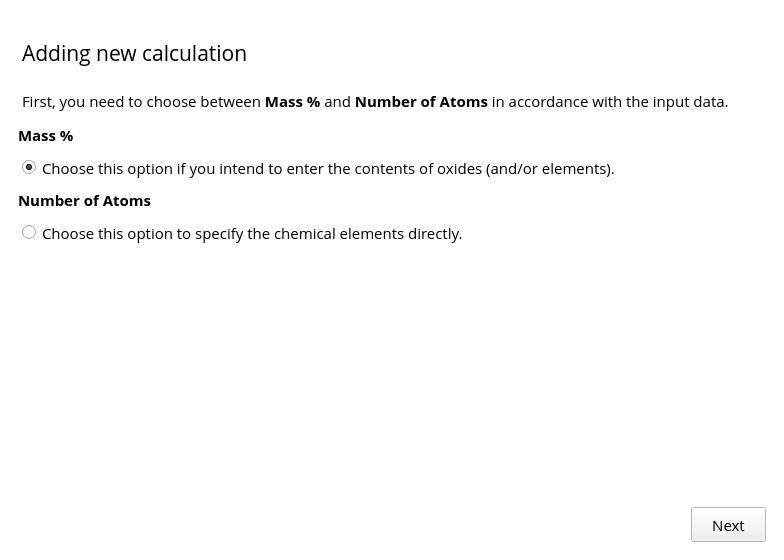
<?xml version="1.0" encoding="UTF-8"?>
<ui version="4.0">
 <class>ContentUnitsTable</class>
 <widget class="QWidget" name="ContentUnitsTable">
  <property name="geometry">
   <rect>
    <x>0</x>
    <y>0</y>
    <width>784</width>
    <height>560</height>
   </rect>
  </property>
  <property name="palette">
   <palette>
    <active>
     <colorrole role="Base">
      <brush brushstyle="SolidPattern">
       <color alpha="255">
        <red>255</red>
        <green>255</green>
        <blue>255</blue>
       </color>
      </brush>
     </colorrole>
     <colorrole role="Window">
      <brush brushstyle="SolidPattern">
       <color alpha="255">
        <red>255</red>
        <green>255</green>
        <blue>255</blue>
       </color>
      </brush>
     </colorrole>
    </active>
    <inactive>
     <colorrole role="Base">
      <brush brushstyle="SolidPattern">
       <color alpha="255">
        <red>255</red>
        <green>255</green>
        <blue>255</blue>
       </color>
      </brush>
     </colorrole>
     <colorrole role="Window">
      <brush brushstyle="SolidPattern">
       <color alpha="255">
        <red>255</red>
        <green>255</green>
        <blue>255</blue>
       </color>
      </brush>
     </colorrole>
    </inactive>
    <disabled>
     <colorrole role="Base">
      <brush brushstyle="SolidPattern">
       <color alpha="255">
        <red>255</red>
        <green>255</green>
        <blue>255</blue>
       </color>
      </brush>
     </colorrole>
     <colorrole role="Window">
      <brush brushstyle="SolidPattern">
       <color alpha="255">
        <red>255</red>
        <green>255</green>
        <blue>255</blue>
       </color>
      </brush>
     </colorrole>
    </disabled>
   </palette>
  </property>
  <property name="font">
   <font>
    <stylestrategy>PreferAntialias</stylestrategy>
   </font>
  </property>
  <property name="layoutDirection">
   <enum>Qt::LeftToRight</enum>
  </property>
  <layout class="QGridLayout" name="gridLayout">
   <property name="leftMargin">
    <number>18</number>
   </property>
   <property name="topMargin">
    <number>18</number>
   </property>
   <property name="rightMargin">
    <number>18</number>
   </property>
   <property name="bottomMargin">
    <number>18</number>
   </property>
   <item row="0" column="0">
    <widget class="QTextBrowser" name="textBrowser">
     <property name="minimumSize">
      <size>
       <width>600</width>
       <height>0</height>
      </size>
     </property>
     <property name="maximumSize">
      <size>
       <width>16777215</width>
       <height>100</height>
      </size>
     </property>
     <property name="baseSize">
      <size>
       <width>780</width>
       <height>0</height>
      </size>
     </property>
     <property name="font">
      <font>
       <family>Open Sans</family>
       <pointsize>11</pointsize>
      </font>
     </property>
     <property name="autoFillBackground">
      <bool>false</bool>
     </property>
     <property name="frameShape">
      <enum>QFrame::NoFrame</enum>
     </property>
     <property name="html">
      <string>&lt;!DOCTYPE HTML PUBLIC &quot;-//W3C//DTD HTML 4.0//EN&quot; &quot;http://www.w3.org/TR/REC-html40/strict.dtd&quot;&gt;
&lt;html&gt;&lt;head&gt;&lt;meta name=&quot;qrichtext&quot; content=&quot;1&quot; /&gt;&lt;style type=&quot;text/css&quot;&gt;
p, li { white-space: pre-wrap; }
&lt;/style&gt;&lt;/head&gt;&lt;body style=&quot; font-family:'Open Sans'; font-size:11pt; font-weight:400; font-style:normal;&quot;&gt;
&lt;p style=&quot;-qt-paragraph-type:empty; margin-top:0px; margin-bottom:0px; margin-left:0px; margin-right:0px; -qt-block-indent:0; text-indent:0px; font-family:'MS Shell Dlg 2'; font-size:8.25pt;&quot;&gt;&lt;br /&gt;&lt;/p&gt;
&lt;p style=&quot; margin-top:0px; margin-bottom:0px; margin-left:0px; margin-right:0px; -qt-block-indent:0; text-indent:0px;&quot;&gt;&lt;span style=&quot; font-size:16pt;&quot;&gt;Adding new calculation&lt;/span&gt;&lt;/p&gt;
&lt;p style=&quot;-qt-paragraph-type:empty; margin-top:0px; margin-bottom:0px; margin-left:0px; margin-right:0px; -qt-block-indent:0; text-indent:0px;&quot;&gt;&lt;br /&gt;&lt;/p&gt;
&lt;p style=&quot; margin-top:0px; margin-bottom:0px; margin-left:0px; margin-right:0px; -qt-block-indent:0; text-indent:0px;&quot;&gt;&lt;span style=&quot; font-family:'Open Sans,sans-serif';&quot;&gt;First, you need to choose between &lt;/span&gt;&lt;span style=&quot; font-family:'Open Sans,sans-serif'; font-weight:600;&quot;&gt;Mass % &lt;/span&gt;&lt;span style=&quot; font-family:'Open Sans,sans-serif';&quot;&gt;and &lt;/span&gt;&lt;span style=&quot; font-family:'Open Sans,sans-serif'; font-weight:600;&quot;&gt;Number of Atoms&lt;/span&gt;&lt;span style=&quot; font-family:'Open Sans,sans-serif';&quot;&gt; in accordance with the input data.&lt;/span&gt;&lt;span style=&quot; font-family:'MS Shell Dlg 2'; font-size:8pt;&quot;&gt; &lt;/span&gt;&lt;/p&gt;&lt;/body&gt;&lt;/html&gt;</string>
     </property>
    </widget>
   </item>
   <item row="3" column="0">
    <widget class="QLabel" name="labelAtomsNumber">
     <property name="font">
      <font>
       <family>Open Sans</family>
       <pointsize>11</pointsize>
       <weight>75</weight>
       <bold>true</bold>
      </font>
     </property>
     <property name="text">
      <string>Number of Atoms</string>
     </property>
     <property name="margin">
      <number>4</number>
     </property>
     <property name="indent">
      <number>0</number>
     </property>
    </widget>
   </item>
   <item row="1" column="0">
    <widget class="QLabel" name="labelMassPercent">
     <property name="font">
      <font>
       <family>Open Sans</family>
       <pointsize>11</pointsize>
       <weight>75</weight>
       <bold>true</bold>
       <stylestrategy>PreferAntialias</stylestrategy>
      </font>
     </property>
     <property name="text">
      <string>Mass %</string>
     </property>
     <property name="margin">
      <number>4</number>
     </property>
     <property name="indent">
      <number>0</number>
     </property>
    </widget>
   </item>
   <item row="6" column="0">
    <widget class="SButton" name="buttonNext">
     <property name="minimumSize">
      <size>
       <width>75</width>
       <height>35</height>
      </size>
     </property>
     <property name="maximumSize">
      <size>
       <width>75</width>
       <height>35</height>
      </size>
     </property>
     <property name="font">
      <font>
       <family>Open Sans</family>
       <pointsize>11</pointsize>
      </font>
     </property>
     <property name="layoutDirection">
      <enum>Qt::RightToLeft</enum>
     </property>
     <property name="text">
      <string>Next</string>
     </property>
    </widget>
   </item>
   <item row="2" column="0">
    <widget class="QRadioButton" name="radioMassPercent">
     <property name="font">
      <font>
       <family>Open Sans</family>
       <pointsize>11</pointsize>
      </font>
     </property>
     <property name="styleSheet">
      <string notr="true">margin: 4;</string>
     </property>
     <property name="text">
      <string>Choose this option if you intend to enter the contents of oxides (and/or elements).</string>
     </property>
     <property name="checked">
      <bool>true</bool>
     </property>
    </widget>
   </item>
   <item row="4" column="0">
    <widget class="QRadioButton" name="radioAtomsNumber">
     <property name="font">
      <font>
       <family>Open Sans</family>
       <pointsize>11</pointsize>
       <stylestrategy>PreferAntialias</stylestrategy>
      </font>
     </property>
     <property name="styleSheet">
      <string notr="true">margin: 4;</string>
     </property>
     <property name="text">
      <string>Choose this option to specify the chemical elements directly.</string>
     </property>
    </widget>
   </item>
   <item row="5" column="0">
    <spacer name="verticalSpacer">
     <property name="orientation">
      <enum>Qt::Vertical</enum>
     </property>
     <property name="sizeHint" stdset="0">
      <size>
       <width>20</width>
       <height>40</height>
      </size>
     </property>
    </spacer>
   </item>
  </layout>
 </widget>
 <customwidgets>
  <customwidget>
   <class>SButton</class>
   <extends>QPushButton</extends>
   <header>suil_button.h</header>
  </customwidget>
 </customwidgets>
 <resources/>
 <connections/>
</ui>
